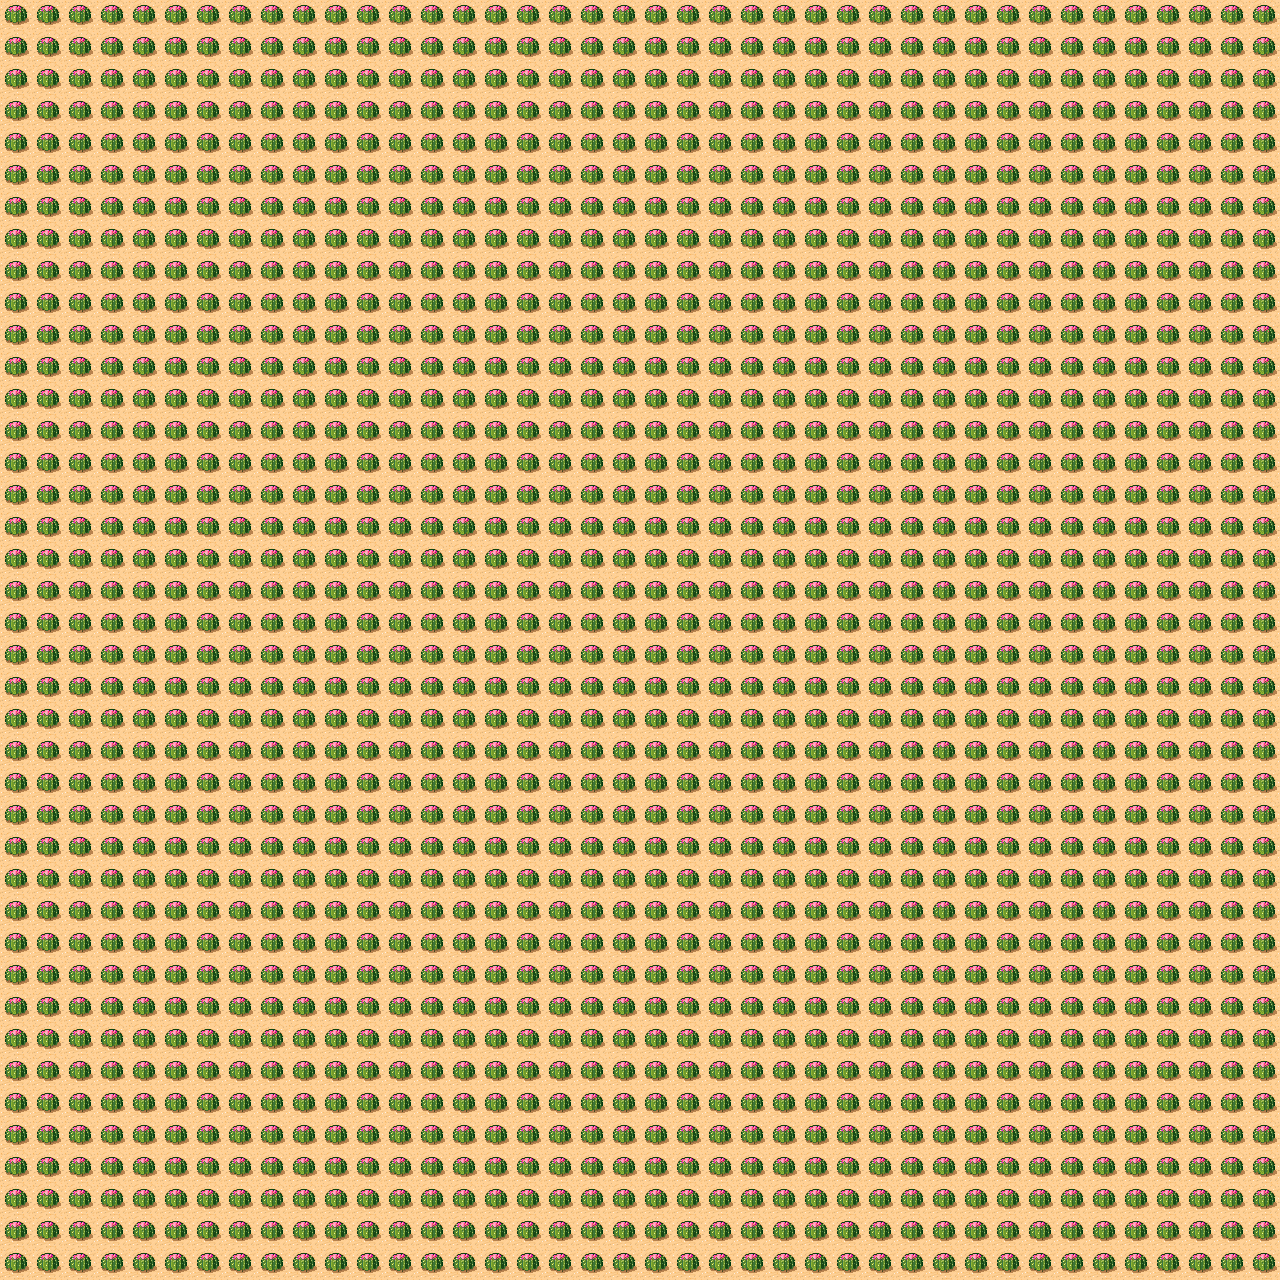

Rendered tile map (Tiled .tmx) drawn with the repository's tilesets; below, a short description and the full map source, tile grids included:
An orthogonal 40x40 tile map with 32x32 px tiles, 1 tile layer (Ground).

<map version="1.0" tiledversion="1.1.2" orientation="orthogonal" renderorder="right-down" width="40" height="40" tilewidth="32" tileheight="32" infinite="0" nextobjectid="1">
 <tileset firstgid="1" name="DD" tilewidth="32" tileheight="32" spacing="1" margin="1" tilecount="48" columns="8">
  <image source="tmw_desert_spacing.png" width="265" height="199" />
 </tileset>
 <layer name="Ground" width="40" height="40">
  <data encoding="csv">
31,31,31,31,31,31,31,31,31,31,31,31,31,31,31,31,31,31,31,31,31,31,31,31,31,31,31,31,31,31,31,31,31,31,31,31,31,31,31,31,
31,31,31,31,31,31,31,31,31,31,31,31,31,31,31,31,31,31,31,31,31,31,31,31,31,31,31,31,31,31,31,31,31,31,31,31,31,31,31,31,
31,31,31,31,31,31,31,31,31,31,31,31,31,31,31,31,31,31,31,31,31,31,31,31,31,31,31,31,31,31,31,31,31,31,31,31,31,31,31,31,
31,31,31,31,31,31,31,31,31,31,31,31,31,31,31,31,31,31,31,31,31,31,31,31,31,31,31,31,31,31,31,31,31,31,31,31,31,31,31,31,
31,31,31,31,31,31,31,31,31,31,31,31,31,31,31,31,31,31,31,31,31,31,31,31,31,31,31,31,31,31,31,31,31,31,31,31,31,31,31,31,
31,31,31,31,31,31,31,31,31,31,31,31,31,31,31,31,31,31,31,31,31,31,31,31,31,31,31,31,31,31,31,31,31,31,31,31,31,31,31,31,
31,31,31,31,31,31,31,31,31,31,31,31,31,31,31,31,31,31,31,31,31,31,31,31,31,31,31,31,31,31,31,31,31,31,31,31,31,31,31,31,
31,31,31,31,31,31,31,31,31,31,31,31,31,31,31,31,31,31,31,31,31,31,31,31,31,31,31,31,31,31,31,31,31,31,31,31,31,31,31,31,
31,31,31,31,31,31,31,31,31,31,31,31,31,31,31,31,31,31,31,31,31,31,31,31,31,31,31,31,31,31,31,31,31,31,31,31,31,31,31,31,
31,31,31,31,31,31,31,31,31,31,31,31,31,31,31,31,31,31,31,31,31,31,31,31,31,31,31,31,31,31,31,31,31,31,31,31,31,31,31,31,
31,31,31,31,31,31,31,31,31,31,31,31,31,31,31,31,31,31,31,31,31,31,31,31,31,31,31,31,31,31,31,31,31,31,31,31,31,31,31,31,
31,31,31,31,31,31,31,31,31,31,31,31,31,31,31,31,31,31,31,31,31,31,31,31,31,31,31,31,31,31,31,31,31,31,31,31,31,31,31,31,
31,31,31,31,31,31,31,31,31,31,31,31,31,31,31,31,31,31,31,31,31,31,31,31,31,31,31,31,31,31,31,31,31,31,31,31,31,31,31,31,
31,31,31,31,31,31,31,31,31,31,31,31,31,31,31,31,31,31,31,31,31,31,31,31,31,31,31,31,31,31,31,31,31,31,31,31,31,31,31,31,
31,31,31,31,31,31,31,31,31,31,31,31,31,31,31,31,31,31,31,31,31,31,31,31,31,31,31,31,31,31,31,31,31,31,31,31,31,31,31,31,
31,31,31,31,31,31,31,31,31,31,31,31,31,31,31,31,31,31,31,31,31,31,31,31,31,31,31,31,31,31,31,31,31,31,31,31,31,31,31,31,
31,31,31,31,31,31,31,31,31,31,31,31,31,31,31,31,31,31,31,31,31,31,31,31,31,31,31,31,31,31,31,31,31,31,31,31,31,31,31,31,
31,31,31,31,31,31,31,31,31,31,31,31,31,31,31,31,31,31,31,31,31,31,31,31,31,31,31,31,31,31,31,31,31,31,31,31,31,31,31,31,
31,31,31,31,31,31,31,31,31,31,31,31,31,31,31,31,31,31,31,31,31,31,31,31,31,31,31,31,31,31,31,31,31,31,31,31,31,31,31,31,
31,31,31,31,31,31,31,31,31,31,31,31,31,31,31,31,31,31,31,31,31,31,31,31,31,31,31,31,31,31,31,31,31,31,31,31,31,31,31,31,
31,31,31,31,31,31,31,31,31,31,31,31,31,31,31,31,31,31,31,31,31,31,31,31,31,31,31,31,31,31,31,31,31,31,31,31,31,31,31,31,
31,31,31,31,31,31,31,31,31,31,31,31,31,31,31,31,31,31,31,31,31,31,31,31,31,31,31,31,31,31,31,31,31,31,31,31,31,31,31,31,
31,31,31,31,31,31,31,31,31,31,31,31,31,31,31,31,31,31,31,31,31,31,31,31,31,31,31,31,31,31,31,31,31,31,31,31,31,31,31,31,
31,31,31,31,31,31,31,31,31,31,31,31,31,31,31,31,31,31,31,31,31,31,31,31,31,31,31,31,31,31,31,31,31,31,31,31,31,31,31,31,
31,31,31,31,31,31,31,31,31,31,31,31,31,31,31,31,31,31,31,31,31,31,31,31,31,31,31,31,31,31,31,31,31,31,31,31,31,31,31,31,
31,31,31,31,31,31,31,31,31,31,31,31,31,31,31,31,31,31,31,31,31,31,31,31,31,31,31,31,31,31,31,31,31,31,31,31,31,31,31,31,
31,31,31,31,31,31,31,31,31,31,31,31,31,31,31,31,31,31,31,31,31,31,31,31,31,31,31,31,31,31,31,31,31,31,31,31,31,31,31,31,
31,31,31,31,31,31,31,31,31,31,31,31,31,31,31,31,31,31,31,31,31,31,31,31,31,31,31,31,31,31,31,31,31,31,31,31,31,31,31,31,
31,31,31,31,31,31,31,31,31,31,31,31,31,31,31,31,31,31,31,31,31,31,31,31,31,31,31,31,31,31,31,31,31,31,31,31,31,31,31,31,
31,31,31,31,31,31,31,31,31,31,31,31,31,31,31,31,31,31,31,31,31,31,31,31,31,31,31,31,31,31,31,31,31,31,31,31,31,31,31,31,
31,31,31,31,31,31,31,31,31,31,31,31,31,31,31,31,31,31,31,31,31,31,31,31,31,31,31,31,31,31,31,31,31,31,31,31,31,31,31,31,
31,31,31,31,31,31,31,31,31,31,31,31,31,31,31,31,31,31,31,31,31,31,31,31,31,31,31,31,31,31,31,31,31,31,31,31,31,31,31,31,
31,31,31,31,31,31,31,31,31,31,31,31,31,31,31,31,31,31,31,31,31,31,31,31,31,31,31,31,31,31,31,31,31,31,31,31,31,31,31,31,
31,31,31,31,31,31,31,31,31,31,31,31,31,31,31,31,31,31,31,31,31,31,31,31,31,31,31,31,31,31,31,31,31,31,31,31,31,31,31,31,
31,31,31,31,31,31,31,31,31,31,31,31,31,31,31,31,31,31,31,31,31,31,31,31,31,31,31,31,31,31,31,31,31,31,31,31,31,31,31,31,
31,31,31,31,31,31,31,31,31,31,31,31,31,31,31,31,31,31,31,31,31,31,31,31,31,31,31,31,31,31,31,31,31,31,31,31,31,31,31,31,
31,31,31,31,31,31,31,31,31,31,31,31,31,31,31,31,31,31,31,31,31,31,31,31,31,31,31,31,31,31,31,31,31,31,31,31,31,31,31,31,
31,31,31,31,31,31,31,31,31,31,31,31,31,31,31,31,31,31,31,31,31,31,31,31,31,31,31,31,31,31,31,31,31,31,31,31,31,31,31,31,
31,31,31,31,31,31,31,31,31,31,31,31,31,31,31,31,31,31,31,31,31,31,31,31,31,31,31,31,31,31,31,31,31,31,31,31,31,31,31,31,
31,31,31,31,31,31,31,31,31,31,31,31,31,31,31,31,31,31,31,31,31,31,31,31,31,31,31,31,31,31,31,31,31,31,31,31,31,31,31,31
</data>
 </layer>
</map>
